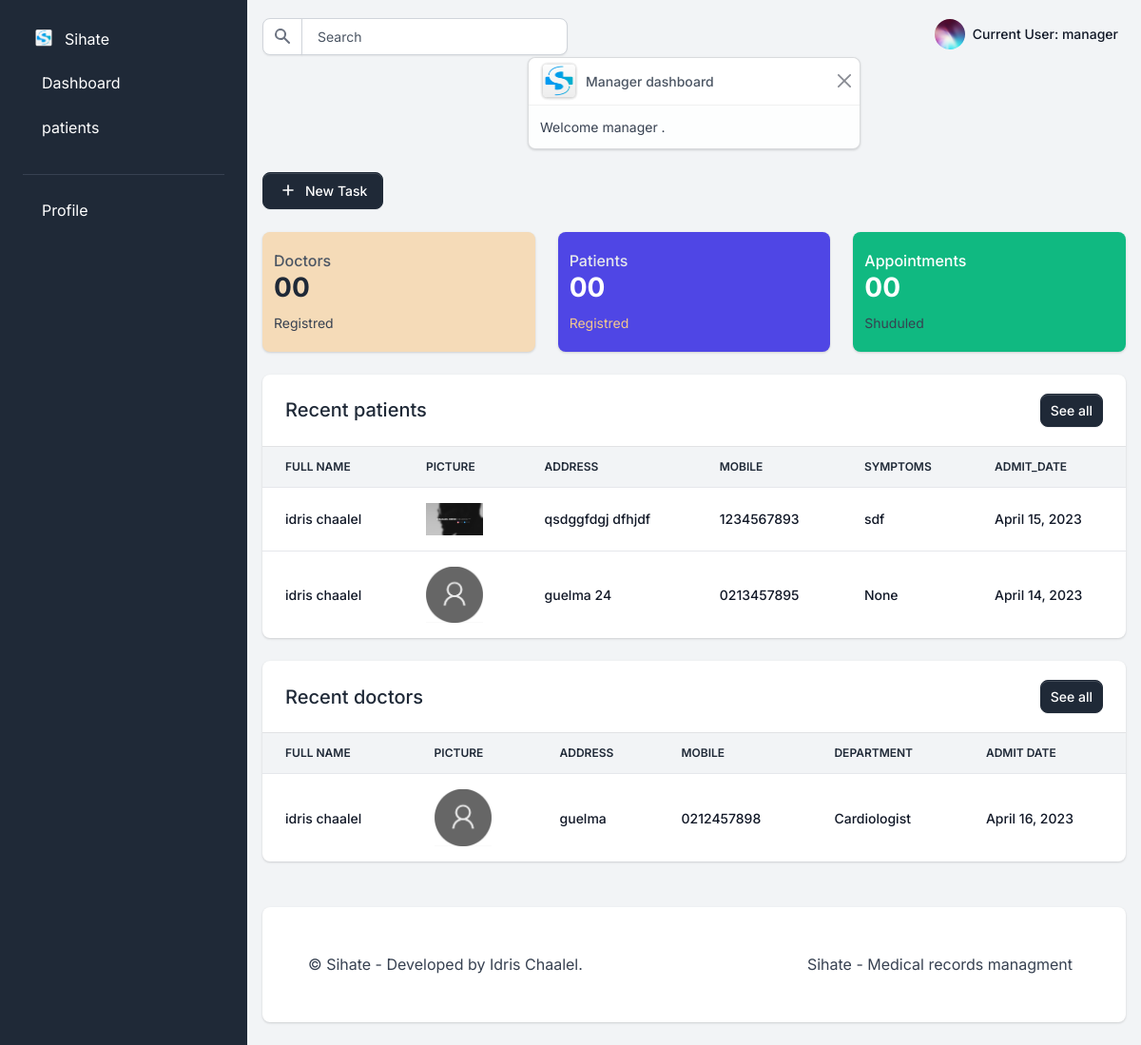
The page /user/manager/dashboard/ (signed in) on the database its author committed.
### users/models.py (models this page shows, shortened)
class User(AbstractUser):
    is_doctor = models.BooleanField("doctor status", default=False)
    is_patient = models.BooleanField("patient status", default=False)
    is_manager = models.BooleanField("office manager status", default=False)

class OfficeManager(User):
    address = models.CharField(max_length=254, default="/")
    mobile = PhoneNumberField(blank=True)
    profile_pic = models.ImageField(
        upload_to="profile_pic/OfficeManagerProfilePic/", null=True, blank=True
    )
    class Meta:
        verbose_name = "OfficeManager"
        verbose_name_plural = "OfficeManagers"
    def get_profile_pic(self):
        if self.profile_pic:
            return self.profile_pic.url
        else:
            return "/static/assets/profile/img/default/default_profile_picture.png"

class User(AbstractUser):
    is_doctor = models.BooleanField("doctor status", default=False)
    is_patient = models.BooleanField("patient status", default=False)
    is_manager = models.BooleanField("office manager status", default=False)

class Patient(User):
    GENDER_FEMALE = "F"
    GENDER_MALE = "M"
    GENDER_OPTIONS = ((GENDER_FEMALE, "Female"), (GENDER_MALE, "Male"))
    age = models.IntegerField(default=None)
    gender = models.CharField(max_length=1, choices=GENDER_OPTIONS, default=None)
    address = models.CharField(max_length=40)
    mobile = models.CharField(max_length=20, null=False)
    symptoms = models.CharField(max_length=100, null=False)
    admit_date = models.DateField(auto_now=True)
    profile_pic = models.ImageField(
        upload_to="profile_pic/PatientProfilePic/", null=True, blank=True
    )
    status = models.BooleanField(default=False)
    class Meta:
        verbose_name = "Patient"
        verbose_name_plural = "Patients"
    @property
    def get_name(self):
        return self.first_name + " " + self.last_name
    def get_profile_pic(self):
        if self.profile_pic:
            return self.profile_pic.url
        else:
            return "/static/assets/profile/img/default/default_profile_picture.png"

class Doctor(User):
    departments = [
        ("Cardiologist", "Cardiologist"),
        ("Generalist", "Generalist"),
        ("Dermatologists", "Dermatologists"),
        ("Emergency Medicine Specialists", "Emergency Medicine Specialists"),
        ("Allergists/Immunologists", "Allergists/Immunologists"),
        ("Anesthesiologists", "Anesthesiologists"),
        ("Colon and Rectal Surgeons", "Colon and Rectal Surgeons"),
    ]
    patients = models.ManyToManyField("users.Patient", related_name="patients")
    address = models.CharField(max_length=40)
    mobile = models.CharField(max_length=20, null=True)
    department = models.CharField(
        max_length=50, choices=departments, default="Generalist"
    )
    admit_date = models.DateField(auto_now=True)
    profile_pic = models.ImageField(
        upload_to="profile_pic/DoctorProfilePic/", null=True, blank=True
    )
    status = models.BooleanField(default=False)
    class Meta:
        verbose_name = "Doctor"
        verbose_name_plural = "Doctors"
    @property
    def get_name(self):
        return self.first_name + " " + self.last_name
    def get_profile_pic(self):
        if self.profile_pic:
            return self.profile_pic.url
        else:
            return "/static/assets/profile/img/default/default_profile_picture.png"

### users/views/manager_views.py (the view)
@user_passes_test(lambda u: u.is_authenticated and u.is_manager)
def manager_dashboard_view(request):
    manager = models.OfficeManager.objects.get(id=request.user.id)
    patients = models.Patient.objects.order_by("-id")[:5]
    doctors = models.Doctor.objects.order_by("-id")[:5]
    messages.success(request, "Welcome manager")
    context = {
        "manager": manager,
        "doctors": doctors,
        "patients": patients,
    }
    return render(request, "profiles/manager/dashboard/manager_dashboard.html", context)

### templates/profiles/manager/dashboard/manager_dashboard.html (shortened to what this page needs)
{%extends 'profiles/manager/index.html'%}
{% load static %}
{% block content %}
{% include 'profiles/manager/includes/welcome_toast.html' %}
<div class="py-4">
  <div class="dropdown">
    <button class="btn btn-gray-800 d-inline-flex align-items-center me-2 dropdown-toggle" data-bs-toggle="dropdown"
      aria-haspopup="true" aria-expanded="false">
      <svg class="icon icon-xs me-2" fill="none" stroke="currentColor" viewBox="0 0 24 24"
        xmlns="http://www.w3.org/2000/svg">
        <path stroke-linecap="round" stroke-linejoin="round" stroke-width="2" d="M12 6v6m0 0v6m0-6h6m-6 0H6"></path>
      </svg>
      New Task
    </button>
  </div>
</div>
<div class="row">
  <div class="col-12 col-sm-6 col-xl-4 mb-4">
    <div class="card border-0 bg-yellow-200 shadow">
      <div class="card-body">
        <div class="row d-block d-xl-flex align-items-center">
          <div class="col-12 col-xl-7 px-xl-0">
            <div class="d-none d-sm-block">
              <h2 class="h6 text-gray-600 mb-0">Doctors</h2>
              <h3 class="fw-extrabold mb-2">00</h3>
            </div>
            <div class="small d-flex mt-1">
              <div>Registred</div>
            </div>
          </div>
        </div>
      </div>
    </div>
  </div>
  <div class="col-12 col-sm-6 col-xl-4 mb-4">
    <div class="card border-0 bg-indigo shadow">
      <div class="card-body">
        <div class="row d-block d-xl-flex align-items-center">
          <div class="col-12 col-xl-7 px-xl-0">
            <div class="d-none d-sm-block">
              <h2 class="h6 text-gray-200 mb-0">Patients</h2>
              <h3 class="fw-extrabold mb-2 text-white">00</h3>
            </div>
            <div class="small d-flex mt-1">
              <div class="text-warning">Registred</div>
            </div>
          </div>
        </div>
      </div>
    </div>
  </div>
  <div class="col-12 col-sm-6 col-xl-4 mb-4">
    <div class="card border-0 bg-success shadow">
      <div class="card-body">
        <div class="row d-block d-xl-flex align-items-center">
          <div class="col-12 col-xl-7 px-xl-0">
            <div class="d-none d-sm-block">
              <h2 class="h6 text-white mb-0">Appointments</h2>
              <h3 class="fw-extrabold text-white mb-2">00</h3>
            </div>
            <div class="small d-flex mt-1">
              <div>Shuduled</div>
            </div>
          </div>
        </div>
      </div>
    </div>
  </div>
</div>
<div class="row">
  <div class="col-12">
    <div class="row">
      <div class="col-12 mb-4">
        <div class="card border-0 shadow">
          <div class="card-header">
            <div class="row align-items-center">
              <div class="col">
                <h2 class="fs-5 fw-bold mb-0">Recent patients</h2>
              </div>
              <div class="col text-end">
                <a href="#" class="btn btn-sm btn-primary">See all</a>
              </div>
            </div>
          </div>
          <div class="table-responsive">
            <table class="table align-items-center table-flush">
              <thead class="thead-light">
                <tr>
                  <th class="border-bottom" scope="col">Full name</th>
                  <th class="border-bottom" scope="col">picture</th>
                  <th class="border-bottom" scope="col">address</th>
                  <th class="border-bottom" scope="col">mobile</th>
                  <th class="border-bottom" scope="col">Symptoms</th>
                  <th class="border-bottom" scope="col">admit_date</th>
                </tr>
              </thead>
              <tbody>
                {% for patient in patients %}
                <tr>
                  <th class="text-gray-900" scope="row">{{patient.get_name}}</th>
                  <th class="text-gray-900" scope="row">
                    <img src="{{patient.get_profile_pic}}" alt="patient profile picture" width="60">
                  </th>
                  <th class="text-gray-900" scope="row">{{patient.address}}</th>
                  <th class="text-gray-900" scope="row">{{patient.mobile}}</th>
                  <th class="text-gray-900" scope="row">{{patient.symptoms}}</th>
                  <th class="text-gray-900" scope="row">{{patient.admit_date}}</th>
                </tr>
                {% endfor %}
              </tbody>
            </table>
          </div>
        </div>
      </div>
    </div>
  </div>
</div>
<div class="row">
  <div class="col-12">
    <div class="row">
      <div class="col-12 mb-4">
        <div class="card border-0 shadow">
          <div class="card-header">
            <div class="row align-items-center">
              <div class="col">
                <h2 class="fs-5 fw-bold mb-0">Recent doctors</h2>
              </div>
              <div class="col text-end">
                <a href="#" class="btn btn-sm btn-primary">See all</a>
              </div>
            </div>
          </div>
          <div class="table-responsive">
            <table class="table align-items-center table-flush">
              <thead class="thead-light">
                <tr>
                  <th class="border-bottom" scope="col">Full name</th>
                  <th class="border-bottom" scope="col">picture</th>
                  <th class="border-bottom" scope="col">address</th>
                  <th class="border-bottom" scope="col">mobile</th>
                  <th class="border-bottom" scope="col">Department</th>
                  <th class="border-bottom" scope="col">Admit date</th>
                </tr>
              </thead>
              <tbody>
                {% for doctor in doctors %}
                <tr>
                  <th class="text-gray-900" scope="row">{{doctor.get_name}}</th>
                  <th class="text-gray-900" scope="row">
                    <img src="{{doctor.get_profile_pic}}" alt="doctor profile picture" width="60">
                  </th>
                  <th class="text-gray-900" scope="row">{{doctor.address}}</th>
                  <th class="text-gray-900" scope="row">{{doctor.mobile}}</th>
                  <th class="text-gray-900" scope="row">{{doctor.department}}</th>
                  <th class="text-gray-900" scope="row">{{doctor.admit_date}}</th>
                </tr>
                {% endfor %}
              </tbody>
            </table>
          </div>
        </div>
      </div>
    </div>
  </div>
</div>
{%endblock content%}

### templates/profiles/manager/includes/parts/navigation.html (shortened to what this page needs)
{%load static%}
<nav class="navbar navbar-top navbar-expand navbar-dashboard navbar-dark ps-0 pe-2 pb-0">
  <div class="container-fluid px-0">
    <div class="d-flex justify-content-between w-100" id="navbarSupportedContent">
      <div class="d-flex align-items-center">
        <form class="navbar-search form-inline" id="navbar-search-main">
          <div class="input-group input-group-merge search-bar">
            <span class="input-group-text" id="topbar-addon">
            </span>
            <input type="text" class="form-control" id="topbarInputIconLeft" placeholder="Search" aria-label="Search"
              aria-describedby="topbar-addon">
          </div>
        </form>
      </div>
      <ul class="navbar-nav align-items-center">
        <li class="nav-item dropdown ms-lg-3">
          <a class="nav-link dropdown-toggle pt-1 px-0" href="#" role="button" data-bs-toggle="dropdown"
            aria-expanded="false">
            <div class="media d-flex align-items-center">
              <img src="{{ manager.get_profile_pic }}" class="avatar rounded-circle" alt="Manager profile picture" />
              <div class="media-body ms-2 text-dark align-items-center d-none d-lg-block">
                <span class="mb-0 font-small fw-bold text-gray-900">
                   <strong>Current User:</strong> {{ request.user.username }}
                </span>
              </div>
            </div>
          </a>
        </li>
      </ul>
    </div>
  </div>
</nav>

### rows shown on the page
OfficeManager: get_profile_pic (picture)
User: user.username "manager"
Patient: get_name "idris chaalel", get_profile_pic (picture), address "qsdggfdgj dfhjdf", mobile "1234567893", symptoms "sdf", admit_date "April 15, 2023"
Patient: get_name "idris chaalel", shows a picture, address "guelma 24", mobile "0213457895", symptoms "None", admit_date "April 14, 2023"
Doctor: get_name "idris chaalel", address "guelma", mobile "0212457898", department "Cardiologist", admit_date "April 16, 2023"

### other values the page prints
{{ message }} "Welcome manager"
